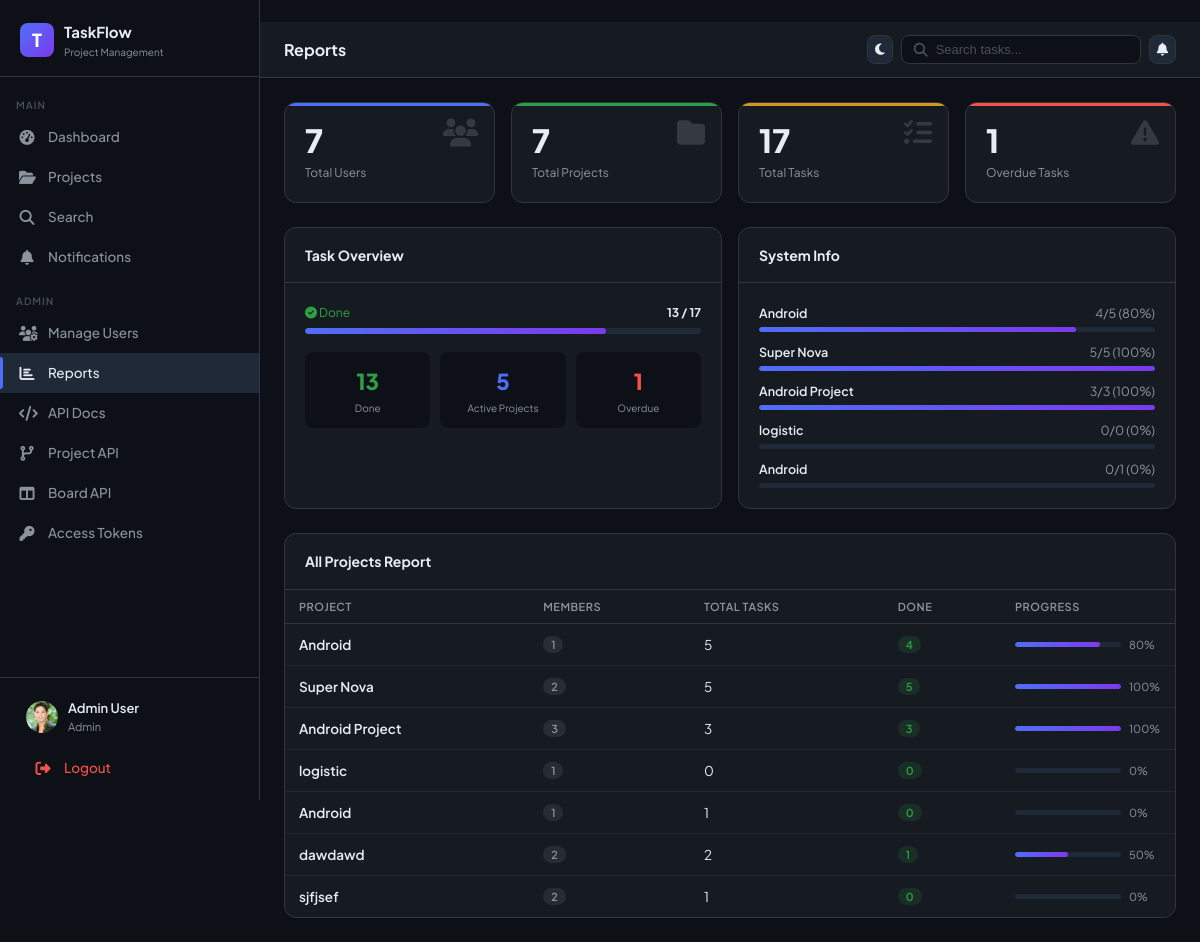
The app's page /admin-panel/reports/ (signed in) with its own data.
### core/models.py (models this page shows, shortened)
class User(AbstractUser):
    ROLE_CHOICES = [("admin", "Admin"), ("member", "Member")]
    role = models.CharField(max_length=10, choices=ROLE_CHOICES, default="member")
    avatar = models.ImageField(upload_to="avatars/", blank=True, null=True)
    is_active = models.BooleanField(default=True)
    @property
    def is_admin(self):
        return self.role == "admin"

class Project(models.Model):
    STATUS_CHOICES = [("active", "Active"), ("archived", "Archived")]
    owner = models.ForeignKey(
        User, on_delete=models.CASCADE, related_name="owned_projects"
    )
    name = models.CharField(max_length=150)
    description = models.TextField(blank=True)
    status = models.CharField(
        max_length=20,
        choices=[("active", "Active"), ("completed", "Completed")],
        default="active",
    )
    created_at = models.DateTimeField(auto_now_add=True)
    deadline = models.DateField(null=True, blank=True)
    updated_at = models.DateTimeField(auto_now=True)
    @property
    def total_cards(self):
        return Card.objects.filter(list__board__project=self).count()
    @property
    def done_cards(self):
        return Card.objects.filter(list__board__project=self, status="done").count()
    @property
    def progress(self):
        total = self.total_cards
        return int((self.done_cards / total) * 100) if total > 0 else 0

### core/views.py (the view)
# urls.py: path('admin-panel/reports/', views.admin_reports, name='admin_reports'),
@login_required
def admin_reports(request):
    if not request.user.is_admin:
        return redirect("dashboard")
    total_users = User.objects.count()
    total_projects = Project.objects.count()
    total_cards = Card.objects.count()
    done_cards = Card.objects.filter(status="done").count()
    active_projects = Project.objects.filter(status="active").count()
    overdue = [
        c
        for c in Card.objects.exclude(status="done").filter(deadline__isnull=False)
        if c.is_overdue
    ]
    projects_data = []
    for p in Project.objects.all():
        projects_data.append(
            {
                "name": p.name,
                "total": p.total_cards,
                "done": p.done_cards,
                "progress": p.progress,
                "members": p.members.count(),
            }
        )
    context = {
        "total_users": total_users,
        "total_projects": total_projects,
        "total_cards": total_cards,
        "done_cards": done_cards,
        "active_projects": active_projects,
        "overdue_count": len(overdue),
        "projects_data": projects_data,
        "unread_count": request.user.notifications.filter(is_read=False).count(),
    }
    return render(request, "admin_panel/reports.html", context)

### core/models.py (called while the page is built)
    @property
    def is_overdue(self):
        if self.deadline and self.status != "done":
            return self.deadline < timezone.now().date()
        return False

### templates/admin_panel/reports.html (shortened to what this page needs)
﻿{% extends 'base.html' %}
{% block page_title %}Reports{% endblock %}
{% block content %}
<div class="grid-4 mb-24">
  <div class="stat-card blue">
    <div class="stat-icon"><i class="fa-solid fa-users"></i></div>
    <div class="stat-number">{{ total_users }}</div>
    <div class="stat-label">Total Users</div>
  </div>
  <div class="stat-card green">
    <div class="stat-icon"><i class="fa-solid fa-folder"></i></div>
    <div class="stat-number">{{ total_projects }}</div>
    <div class="stat-label">Total Projects</div>
  </div>
  <div class="stat-card yellow">
    <div class="stat-icon"><i class="fa-solid fa-list-check"></i></div>
    <div class="stat-number">{{ total_cards }}</div>
    <div class="stat-label">Total Tasks</div>
  </div>
  <div class="stat-card red">
    <div class="stat-icon"><i class="fa-solid fa-triangle-exclamation"></i></div>
    <div class="stat-number">{{ overdue_count }}</div>
    <div class="stat-label">Overdue Tasks</div>
  </div>
</div>
<div class="grid-2 mb-24">
  <div class="card">
    <div class="card-header"><div class="fw-700">Task Overview</div></div>
    <div class="card-body">
      {% with done_pct=done_cards|stringformat:"d" %}
      <div style="display:flex;flex-direction:column;gap:14px">
        <div>
          <div style="display:flex;justify-content:space-between;font-size:12px;margin-bottom:6px">
            <span style="color:var(--green)"><i class="fa-solid fa-circle-check"></i> Done</span>
            <span class="fw-700">{{ done_cards }} / {{ total_cards }}</span>
          </div>
          <div class="progress-bar"><div class="progress-fill" style="width:{% if total_cards %}{% widthratio done_cards total_cards 100 %}{% else %}0{% endif %}%"></div></div>
        </div>
        <div style="display:grid;grid-template-columns:1fr 1fr 1fr;gap:10px;margin-top:4px">
          <div style="background:var(--bg-dark);border-radius:8px;padding:12px;text-align:center">
            <div style="font-size:22px;font-weight:800;color:var(--green)">{{ done_cards }}</div>
            <div style="font-size:10px;color:var(--text-muted)">Done</div>
          </div>
          <div style="background:var(--bg-dark);border-radius:8px;padding:12px;text-align:center">
            <div style="font-size:22px;font-weight:800;color:var(--accent)">{{ active_projects }}</div>
            <div style="font-size:10px;color:var(--text-muted)">Active Projects</div>
          </div>
          <div style="background:var(--bg-dark);border-radius:8px;padding:12px;text-align:center">
            <div style="font-size:22px;font-weight:800;color:var(--red)">{{ overdue_count }}</div>
            <div style="font-size:10px;color:var(--text-muted)">Overdue</div>
          </div>
        </div>
      </div>
      {% endwith %}
    </div>
  </div>
  <div class="card">
    <div class="card-header"><div class="fw-700">System Info</div></div>
    <div class="card-body" style="display:flex;flex-direction:column;gap:10px">
      {% for item in projects_data|slice:":5" %}
      <div>
        <div style="display:flex;justify-content:space-between;font-size:12.5px;margin-bottom:4px">
          <span style="font-weight:600">{{ item.name }}</span>
          <span class="text-muted">{{ item.done }}/{{ item.total }} ({{ item.progress }}%)</span>
        </div>
        <div class="progress-bar" style="height:5px">
          <div class="progress-fill" style="width:{{ item.progress }}%"></div>
        </div>
      </div>
      {% endfor %}
    </div>
  </div>
</div>
<div class="card">
  <div class="card-header"><div class="fw-700">All Projects Report</div></div>
  <div class="card-body" style="padding:0">
    <table class="table">
      <thead>
        <tr>
          <th>Project</th>
          <th>Members</th>
          <th>Total Tasks</th>
          <th>Done</th>
          <th>Progress</th>
        </tr>
      </thead>
      <tbody>
        {% for p in projects_data %}
        <tr>
          <td style="font-weight:600">{{ p.name }}</td>
          <td><span class="badge badge-todo">{{ p.members }}</span></td>
          <td>{{ p.total }}</td>
          <td><span class="badge badge-done">{{ p.done }}</span></td>
          <td>
            <div style="display:flex;align-items:center;gap:8px">
              <div class="progress-bar" style="flex:1;height:5px">
                <div class="progress-fill" style="width:{{ p.progress }}%"></div>
              </div>
              <span style="font-size:11px;color:var(--text-muted);min-width:32px">{{ p.progress }}%</span>
            </div>
          </td>
        </tr>
        {% empty %}
        <tr><td colspan="5" style="text-align:center;padding:24px;color:var(--text-muted)">No projects.</td></tr>
        {% endfor %}
      </tbody>
    </table>
  </div>
</div>
{% endblock %}

### templates/base.html (shortened to what this page needs)
﻿{% load static %}
<!doctype html>
<html lang="en">
  <head>
    <link rel="stylesheet" href="{% static 'css/main.css' %}" />
    <link rel="stylesheet" href="https://cdnjs.cloudflare.com/ajax/libs/font-awesome/6.5.0/css/all.min.css" />
  </head>
  <body class="{% block body_class %}{% endblock %}">
    <aside class="sidebar" id="sidebar">
      <div class="sidebar-logo">
        <div class="logo-icon">T</div>
        <div>
          <div class="logo-text">TaskFlow</div>
          <div class="logo-sub">Project Management</div>
        </div>
      </div>
      <nav class="sidebar-nav">
        <div class="nav-section">Main</div>
        <a href="{% url 'dashboard' %}" class="nav-link {% if request.resolver_match.url_name == 'dashboard' %}active{% endif %}">
          <span class="nav-icon"><i class="fa-solid fa-gauge-high"></i></span>
          Dashboard
        </a>
        <a href="{% url 'projects' %}" class="nav-link ">
          <span class="nav-icon"><i class="fa-solid fa-folder-open"></i></span>
          Projects
        </a>
        <a href="{% url 'search' %}" class="nav-link {% if request.resolver_match.url_name == 'search' %}active{% endif %}">
          <span class="nav-icon"><i class="fa-solid fa-magnifying-glass"></i></span>
          Search
        </a>
        <a href="{% url 'notifications' %}" class="nav-link {% if request.resolver_match.url_name == 'notifications' %}active{% endif %}">
          <span class="nav-icon"><i class="fa-solid fa-bell"></i></span>
          Notifications
        </a>
        {% if user.is_admin or user.is_staff or user.is_superuser %}
        <div class="nav-section" style="margin-top: 8px">Admin</div>
        <a href="{% url 'admin_users' %}" class="nav-link {% if request.resolver_match.url_name == 'admin_users' %}active{% endif %}">
          <span class="nav-icon"><i class="fa-solid fa-users-gear"></i></span>
          Manage Users
        </a>
        <a href="{% url 'admin_reports' %}" class="nav-link {% if request.resolver_match.url_name == 'admin_reports' %}active{% endif %}">
          <span class="nav-icon"><i class="fa-solid fa-chart-bar"></i></span>
          Reports
        </a>
        <a href="{% url 'admin_api_docs' %}" class="nav-link {% if request.resolver_match.url_name == 'admin_api_docs' %}active{% endif %}">
          <span class="nav-icon"><i class="fa-solid fa-code"></i></span>
          API Docs
        </a>
        <a href="{% url 'admin_project_api' %}" class="nav-link {% if request.resolver_match.url_name == 'project_api_crud' or request.resolver_match.url_name == 'admin_project_api' %}active{% endif %}">
          <span class="nav-icon"><i class="fa-solid fa-code-branch"></i></span>
          Project API
        </a>
        <a href="{% url 'admin_board_api' %}" class="nav-link {% if request.resolver_match.url_name == 'board_api_crud' or request.resolver_match.url_name == 'admin_board_api' %}active{% endif %}">
          <span class="nav-icon"><i class="fa-solid fa-columns"></i></span>
          Board API
        </a>
        <a href="{% url 'admin_access_tokens' %}" class="nav-link {% if request.resolver_match.url_name == 'admin_access_tokens' %}active{% endif %}">
          <span class="nav-icon"><i class="fa-solid fa-key"></i></span>
          Access Tokens
        </a>
        {% endif %}
      </nav>
      <div class="sidebar-footer">
        <a href="{% url 'profile' %}" class="user-card">
          <div class="user-avatar">
            {% if user.avatar %}<img src="{{ user.avatar.url }}" alt="" />
            {% else %}{{ user.username|first|upper }}{% endif %}
          </div>
          <div class="user-info">
            <div class="user-name">{{ user.get_full_name|default:user.username }}</div>
            <div class="user-role">{{ user.role }}</div>
          </div>
        </a>
        <a href="{% url 'logout' %}" class="nav-link" style="margin-top: 4px; color: var(--red)">
          <span class="nav-icon"><i class="fa-solid fa-right-from-bracket"></i></span>
          Logout
        </a>
      </div>
    </aside>
    <div class="main-content">
      <div class="topbar">
        <div class="topbar-title">{% block page_title %}{% endblock %}</div>
        <div class="topbar-actions">
          <button id="themeToggle" class="btn btn-icon btn-secondary" type="button">
            <i class="fa-solid fa-moon" id="themeIcon"></i>
          </button>
          <form action="{% url 'search' %}" method="get" class="search-bar" aria-label="Search" onclick="if (window.innerWidth <= 768) this.submit()">
            <i class="fa-solid fa-magnifying-glass" style="color: var(--text-faint)"></i>
            <input type="text" name="q" placeholder="Search tasks..." value="{{ request.GET.q }}" />
          </form>
          <a href="{% url 'notifications' %}" class="btn btn-icon btn-secondary" style="position: relative">
            <i class="fa-solid fa-bell"></i>
          </a>
        </div>
      </div>
      <div class="page-content">
        {% block content %}{% endblock %}
      </div>
    </div>
  </body>
</html>

### records on screen
User: avatar (picture), get_full_name "Admin User", role "Admin"
Project: name "Android", name "Android"
Project: name "Super Nova", name "Super Nova"
Project: name "Android Project", name "Android Project"
Project: name "logistic", name "logistic"
Project: name "Android", name "Android"
Project: name "dawdawd"
Project: name "sjfjsef"

### other values on screen
{{ total_users }} "7"
{{ total_projects }} "7"
{{ total_cards }} "17"
{{ overdue_count }} "1"
{{ done_cards }} "13"
{{ active_projects }} "5"
{{ item.done }} "4" "5" "3" "0" "0"
{{ item.total }} "5" "5" "3" "0" "1"
{{ item.progress }} "80" "100" "100" "0" "0"
{{ p.members }} "1" "2" "3" "1" "1" "2" "2"
{{ p.total }} "5" "5" "3" "0" "1" "2" "1"
{{ p.done }} "4" "5" "3" "0" "0" "1" "0"
{{ p.progress }} "80" "100" "100" "0" "0" "50" "0"
